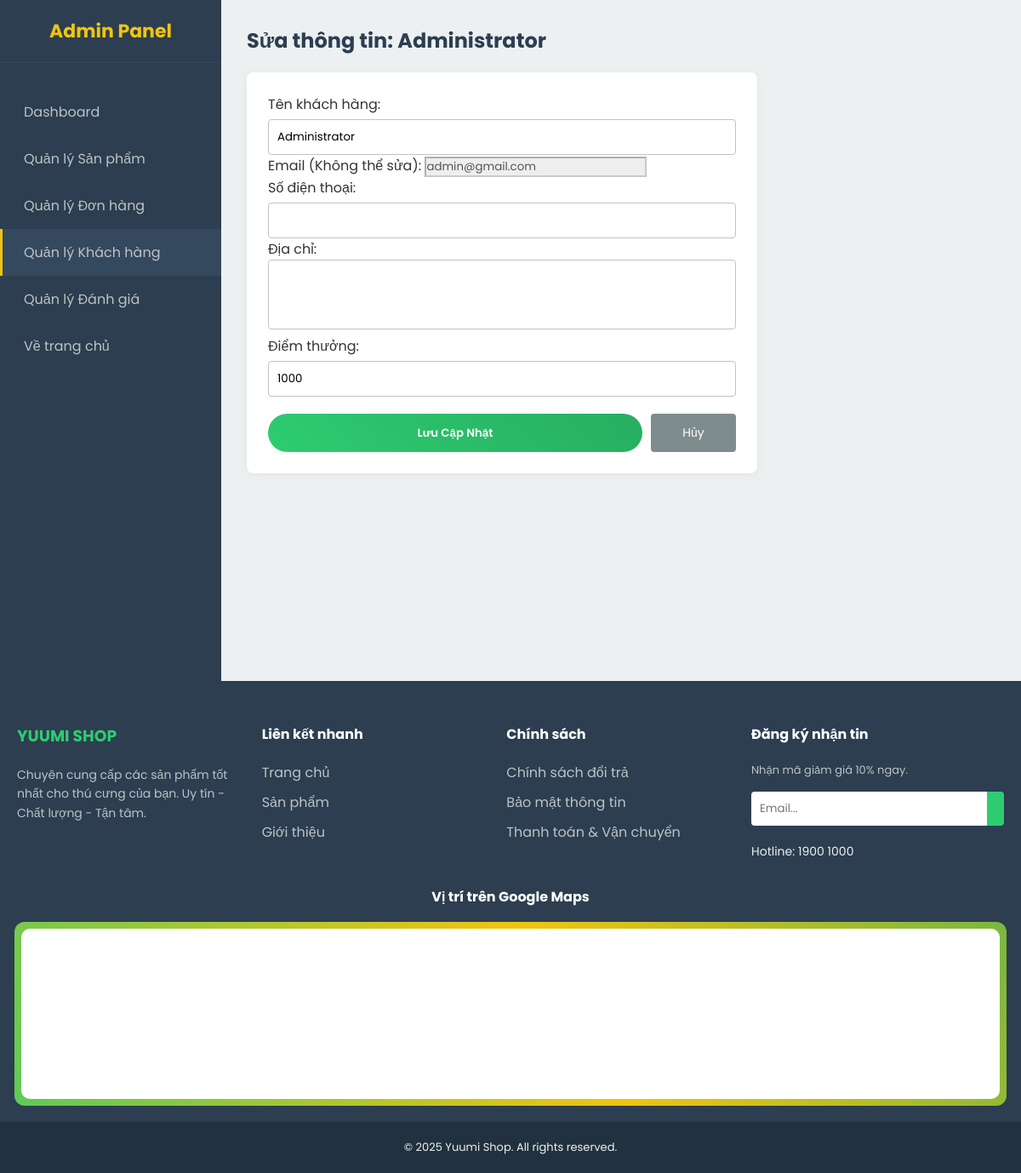
/admin/edit_user.php?id=1 (signed in), run on the app's committed database.
### tables this page shows
CREATE TABLE IF NOT EXISTS users (
    id INT AUTO_INCREMENT PRIMARY KEY,
    name VARCHAR(100) NOT NULL,
    email VARCHAR(100) UNIQUE NOT NULL,
    password VARCHAR(255) NOT NULL,
    phone VARCHAR(20),
    address TEXT,
    role ENUM('user', 'admin') DEFAULT 'user',
    points INT DEFAULT 0,
     
    reset_token VARCHAR(255) NULL,
    reset_token_expire DATETIME NULL,
    created_at TIMESTAMP DEFAULT CURRENT_TIMESTAMP
);

### src/admin/edit_user.php (the view, shortened to what this page needs)
<?php
require_once '../includes/db.php';
$id = $_GET['id'];
$stmt = $conn->prepare("SELECT * FROM users WHERE id = ?");
$stmt->execute([$id]);
$user = $stmt->fetch(PDO::FETCH_ASSOC);
?>
<!DOCTYPE html>
<html lang="vi">
<head>
    <link rel="stylesheet" href="../assets/css/style.css">
    <link rel="stylesheet" href="../assets/css/admin.css">
</head>
<body>
    <div class="admin-layout">
        <div class="sidebar">
            <h3>Admin Panel</h3>
            <a href="index.php">Dashboard</a>
            <a href="products.php">Quản lý Sản phẩm</a>
            <a href="orders.php">Quản lý Đơn hàng</a>
            <a href="users.php" style="background: #34495e; border-left: 3px solid #f1c40f;">Quản lý Khách hàng</a>
            <a href="reviews.php">Quản lý Đánh giá</a>
            <a href="../index.php">Về trang chủ</a>
        </div>
        <div class="content">
            <h2>Sửa thông tin: <?= htmlspecialchars($user['name']) ?></h2>
            <div style="background: white; padding: 25px; border-radius: 8px; box-shadow: 0 2px 10px rgba(0,0,0,0.05); max-width: 600px;">
                <form method="POST">
                    <div class="form-group">
                        <label>Tên khách hàng:</label>
                        <input type="text" name="name" value="<?= htmlspecialchars($user['name']) ?>" required>
                    </div>
                    <div class="form-group">
                        <label>Email (Không thể sửa):</label>
                        <input type="email" value="<?= htmlspecialchars($user['email']) ?>" disabled style="background: #eee;">
                    </div>
                    <div class="form-group">
                        <label>Số điện thoại:</label>
                        <input type="text" name="phone" value="<?= htmlspecialchars($user['phone'] ?? '') ?>">
                    </div>
                    <div class="form-group">
                        <label>Địa chỉ:</label>
                        <textarea name="address" rows="3" style="width: 100%; padding: 10px; border: 1px solid #bdc3c7; border-radius: 4px; resize: none"><?= htmlspecialchars($user['address'] ?? '') ?></textarea>
                    </div>
                    <div class="form-group">
                        <label>Điểm thưởng:</label>
                        <input type="number" name="points" value="<?= $user['points'] ?>">
                    </div>
                    <div style="display: flex; gap: 10px; margin-top: 20px;">
                        <button type="submit" name="update_user" class="btn" style="flex: 1;">Lưu Cập Nhật</button>
                        <a href="users.php" class="btn-danger" style="text-align: center; padding: 12px; border-radius: 4px; background: #7f8c8d; width: 100px;">Hủy</a>
                    </div>
                </form>
            </div>
        </div>
    </div>
    <?php include '../includes/footer.php'; ?>
</body>
</html>

### src/assets/css/style.css (style rules this page uses)
* { margin: 0; padding: 0; box-sizing: border-box; font-family: 'Poppins', sans-serif; }
body { background-color: #f8f9fa; color: #333; display: flex; flex-direction: column; min-height: 100vh; }
a { text-decoration: none; color: inherit; transition: 0.3s; }
.btn { background: linear-gradient(45deg, #2ecc71, #27ae60); color: white; border: none; padding: 10px 25px; border-radius: 25px; cursor: pointer; font-weight: 600; text-decoration: none; display: inline-block; transition: 0.3s; }
.btn-danger { background: #e74c3c; color: white; }

### src/assets/css/admin.css (style rules this page uses)
.admin-layout { display: flex; min-height: 100vh; }
.sidebar { width: 260px; background-color: #2c3e50; color: #ecf0f1; flex-shrink: 0; padding-top: 20px; transition: all 0.3s; }
.sidebar h3 { text-align: center; margin-bottom: 30px; font-size: 22px; border-bottom: 1px solid #34495e; padding-bottom: 20px; color: #f1c40f; }
.sidebar a { display: block; color: #bdc3c7; padding: 15px 25px; text-decoration: none; font-size: 16px; transition: 0.3s; border-left: 3px solid transparent; }
.content { flex-grow: 1; background-color: #ecf0f1; padding: 30px; }
.content h1, .content h2 { color: #2c3e50; margin-bottom: 20px; }
form input[type="text"], form input[type="number"], form select { width: 100%; padding: 10px; border: 1px solid #bdc3c7; border-radius: 4px; margin-top: 5px; }
.btn-danger { background-color: #e74c3c; color: white; padding: 5px 10px; text-decoration: none; border-radius: 3px; font-size: 14px; }

### data on the page
users: name "Administrator", email "admin@gmail.com", points "1000"
